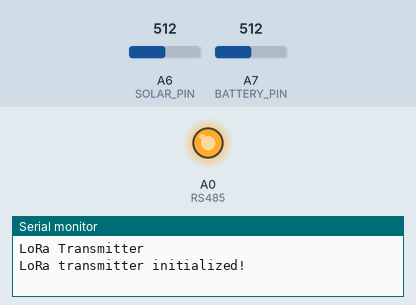
A sketch run on a simulated Arduino Nano, built with avr-gcc and run on an emulated ATmega328P. Parts: output pins drawn as LEDs (lit = HIGH), the last lines printed to the serial monitor. The test bench sets the inputs (shaded band); at power-on: A6 (SOLAR_PIN) = 512, A7 (BATTERY_PIN) = 512. No radio packets arrive unless stated; pins used as bus, display or sensor lines are not drawn.

Above: at 6.0 s.
At 15.5 s:
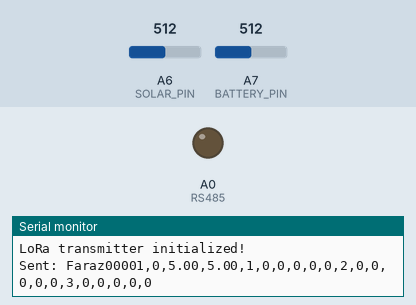
Timing chart, 0 to 24.8 s (numbered marks = the images above):
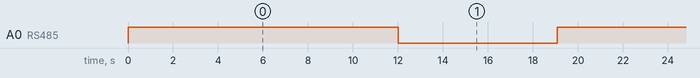

The sketch:

lora_transmitter_solar_batt.ino
```cpp
#include <SPI.h>
#include <LoRa.h>
#include <SoftwareSerial.h>
#include <ModbusMaster.h>
#include <EEPROM.h>

#include <avr/sleep.h>
#include <avr/wdt.h>
#include <avr/power.h>

// Pin definitions
#define NSS 10
#define NRESET 9  // Changed to 9 as requested
#define DIO0 8    // Changed to 8 as requested
#define BAND 433E6

// Analog pins for voltage measurements

#define RS485 A0
#define SENSOR_1 A1
#define SENSOR_2 A2
#define SENSOR_3 A3

#define RX 7
#define TX 6

#define SOLAR_PIN A6
#define BATTERY_PIN A7

// Voltage divider ratio (since you mentioned the measured voltage is half)
#define VOLTAGE_DIVIDER_RATIO 2.0

// Reference voltage (assuming Arduino's default 5V)
// Change to 3.3 if your board uses 3.3V
#define ADC_REFERENCE 5.0

// Counter variable
unsigned int counter = 0;
int deviceAddress = 1;
int result;
int val;
int j;
int repeat = 15;
volatile bool f_wdt = true;      // Flag for Watchdog Timer
volatile int wakeUpCounter = 0;  // Counter for wake-ups

SoftwareSerial mySerial(RX, TX);
ModbusMaster node;


void setup() {
  Serial.begin(9600);
  while (!Serial) {};
  mySerial.begin(4800);
  node.begin(deviceAddress, mySerial);
  Serial.println("LoRa Transmitter");

  LoRa.setPins(NSS, NRESET, DIO0);
  if (!LoRa.begin(BAND)) {
    Serial.println("Starting LoRa failed!");
    while (1) {};
  }

  // Optional settings (should match receiver settings)
  LoRa.setSpreadingFactor(7);      // Range: 6-12, higher = longer range but slower
  LoRa.setSignalBandwidth(125E3);  // Bandwidth options: 7.8E3, 10.4E3, 15.6E3, 20.8E3, 31.25E3, 41.7E3, 62.5E3, 125E3, 250E3
  LoRa.setCodingRate4(8);          // Denominator of coding rate (5-8)

  Serial.println("LoRa transmitter initialized!");

  pinMode(SENSOR_1, OUTPUT);
  pinMode(SENSOR_2, OUTPUT);
  pinMode(SENSOR_3, OUTPUT);
  pinMode(RS485, OUTPUT);

  digitalWrite(SENSOR_1, LOW);
  digitalWrite(SENSOR_2, LOW);
  digitalWrite(SENSOR_3, LOW);
  digitalWrite(RS485, LOW);
}


void loop() {


  // Read voltages
  float solarVoltage = readVoltage(SOLAR_PIN);
  float batteryVoltage = readVoltage(BATTERY_PIN);

  String data1 = "1,0,0,0,0,0";
  String data2 = "2,0,0,0,0,0";
  String data3 = "3,0,0,0,0,0";
  digitalWrite(RS485, HIGH);
  digitalWrite(SENSOR_1, HIGH);
  delay(2000);

  result = node.readHoldingRegisters(0, 5);
  //Serial.println(result);
  if (result == node.ku8MBSuccess) {
    val = node.getResponseBuffer(0);
    data1 = "1," + String(val);
    for (j = 1; j < 5; j++) {
      val = node.getResponseBuffer(j);
      data1 = data1 + "," + String(val);
    }
  }

  digitalWrite(SENSOR_1, LOW);

  digitalWrite(SENSOR_2, HIGH);
  delay(2000);
  result = node.readHoldingRegisters(0, 5);
  //Serial.println(result);
  if (result == node.ku8MBSuccess) {
    val = node.getResponseBuffer(0);
    data2 = "2," + String(val);
    for (j = 1; j < 5; j++) {
      val = node.getResponseBuffer(j);
      data2 = data2 + "," + String(val);
    }
  }
  digitalWrite(SENSOR_2, LOW);

  digitalWrite(SENSOR_3, HIGH);
  delay(2000);

  result = node.readHoldingRegisters(0, 5);
  //Serial.println(result);
  if (result == node.ku8MBSuccess) {
    val = node.getResponseBuffer(0);
    data3 = "3," + String(val);
    for (j = 1; j < 5; j++) {
      val = node.getResponseBuffer(j);
      data3 = data3 + "," + String(val);
    }
  }

  digitalWrite(SENSOR_3, LOW);

  digitalWrite(RS485, LOW);

  delay(2000);
  // Prepare the message
  String message = "Faraz00001," + String(counter) + "," + String(solarVoltage, 2) + "" + "," + String(batteryVoltage, 2) + "";

  message = message + "," + data1 + "," + data2 + "," + data3;
  // Send the message
  LoRa.beginPacket();
  LoRa.print(message);
  LoRa.endPacket();

  // Print to serial for debugging
  Serial.println("Sent: " + message);

  // Increment counter
  counter++;

  // Wait 5 seconds before next transmission
  delay(5000);
}
//-------------------------------------
// Function to read and calculate actual voltage considering the divider
float readVoltage(int pin) {
  // Read the analog value (0-1023)
  int rawValue = analogRead(pin);

  // Convert to voltage at the pin (before divider)
  float voltageAtPin = (rawValue * ADC_REFERENCE) / 1023.0;

  // Calculate actual voltage (after divider)
  float actualVoltage = voltageAtPin * VOLTAGE_DIVIDER_RATIO;

  return actualVoltage;
}

//----------------------------------------
void turnOffADC() {
  ADCSRA &= ~(1 << ADEN);  // Disable ADC
}

void turnOnADC() {
  ADCSRA |= (1 << ADEN);  // Enable ADC
}
//-----------------------------------------
void sleepNow() {
  set_sleep_mode(SLEEP_MODE_PWR_DOWN);
  noInterrupts();  // Disable interrupts
  sleep_enable();  // Enable sleep mode
  // Enable watchdog timer interrupt
  WDTCSR |= (1 << WDIE);
  interrupts();  // Enable interrupts
  sleep_cpu();   // Enter sleep mode
  // Disable sleep mode after wake up
  //delay(10);
  //Serial.println("Waking up");
  sleep_disable();
}
//------------------------------------------
ISR(WDT_vect) {
  f_wdt = true;  // Set the watchdog timer flag
}
```

Measured:
- by itself, A0 (RS485): alternates HIGH for 12.0 s and LOW for 7.1 s
